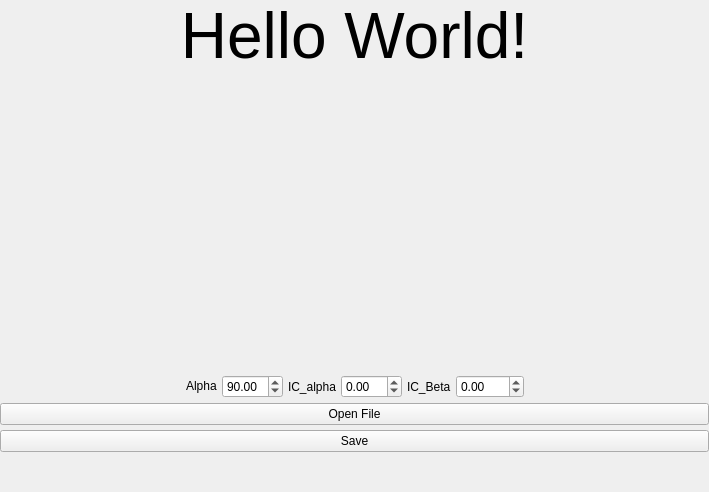
<?xml version="1.0" encoding="UTF-8"?>
<ui version="4.0">
 <class>Form</class>
 <widget class="QWidget" name="Form">
  <property name="geometry">
   <rect>
    <x>0</x>
    <y>0</y>
    <width>709</width>
    <height>492</height>
   </rect>
  </property>
  <property name="windowTitle">
   <string>Form</string>
  </property>
  <layout class="QHBoxLayout" name="horizontalLayout">
   <property name="spacing">
    <number>5</number>
   </property>
   <property name="leftMargin">
    <number>0</number>
   </property>
   <property name="topMargin">
    <number>0</number>
   </property>
   <property name="rightMargin">
    <number>0</number>
   </property>
   <property name="bottomMargin">
    <number>0</number>
   </property>
   <item>
    <layout class="QVBoxLayout" name="verticalLayout">
     <item>
      <widget class="QLabel" name="label">
       <property name="sizePolicy">
        <sizepolicy hsizetype="Preferred" vsizetype="Maximum">
         <horstretch>0</horstretch>
         <verstretch>0</verstretch>
        </sizepolicy>
       </property>
       <property name="font">
        <font>
         <pointsize>-1</pointsize>
        </font>
       </property>
       <property name="styleSheet">
        <string notr="true">font-size:64px;</string>
       </property>
       <property name="text">
        <string>Hello World!</string>
       </property>
       <property name="alignment">
        <set>Qt::AlignCenter</set>
       </property>
      </widget>
     </item>
     <item>
      <layout class="QHBoxLayout" name="horizontalLayout_2">
       <item>
        <widget class="QLabel" name="label_5">
         <property name="font">
          <font>
           <pointsize>17</pointsize>
          </font>
         </property>
         <property name="text">
          <string/>
         </property>
        </widget>
       </item>
       <item>
        <widget class="QLabel" name="label_6">
         <property name="text">
          <string/>
         </property>
        </widget>
       </item>
      </layout>
     </item>
     <item>
      <layout class="QHBoxLayout" name="horizontalLayout_3">
       <item>
        <spacer name="horizontalSpacer">
         <property name="orientation">
          <enum>Qt::Horizontal</enum>
         </property>
         <property name="sizeHint" stdset="0">
          <size>
           <width>40</width>
           <height>20</height>
          </size>
         </property>
        </spacer>
       </item>
       <item>
        <widget class="QLabel" name="label_2">
         <property name="sizePolicy">
          <sizepolicy hsizetype="Maximum" vsizetype="Maximum">
           <horstretch>0</horstretch>
           <verstretch>0</verstretch>
          </sizepolicy>
         </property>
         <property name="text">
          <string>Alpha</string>
         </property>
        </widget>
       </item>
       <item>
        <widget class="QDoubleSpinBox" name="doubleSpinBox">
         <property name="minimum">
          <double>-90.000000000000000</double>
         </property>
         <property name="value">
          <double>90.000000000000000</double>
         </property>
        </widget>
       </item>
       <item>
        <widget class="QLabel" name="label_3">
         <property name="sizePolicy">
          <sizepolicy hsizetype="Maximum" vsizetype="Preferred">
           <horstretch>0</horstretch>
           <verstretch>0</verstretch>
          </sizepolicy>
         </property>
         <property name="text">
          <string>IC_alpha</string>
         </property>
        </widget>
       </item>
       <item>
        <widget class="QDoubleSpinBox" name="doubleSpinBox_2">
         <property name="minimum">
          <double>-90.000000000000000</double>
         </property>
        </widget>
       </item>
       <item>
        <widget class="QLabel" name="label_4">
         <property name="sizePolicy">
          <sizepolicy hsizetype="Maximum" vsizetype="Preferred">
           <horstretch>0</horstretch>
           <verstretch>0</verstretch>
          </sizepolicy>
         </property>
         <property name="text">
          <string>IC_Beta</string>
         </property>
        </widget>
       </item>
       <item>
        <widget class="QDoubleSpinBox" name="doubleSpinBox_3">
         <property name="minimum">
          <double>-180.000000000000000</double>
         </property>
         <property name="maximum">
          <double>360.000000000000000</double>
         </property>
        </widget>
       </item>
       <item>
        <spacer name="horizontalSpacer_2">
         <property name="orientation">
          <enum>Qt::Horizontal</enum>
         </property>
         <property name="sizeHint" stdset="0">
          <size>
           <width>40</width>
           <height>20</height>
          </size>
         </property>
        </spacer>
       </item>
      </layout>
     </item>
     <item>
      <widget class="QPushButton" name="open_file">
       <property name="text">
        <string>Open File</string>
       </property>
      </widget>
     </item>
     <item>
      <widget class="QPushButton" name="push_save">
       <property name="text">
        <string>Save</string>
       </property>
      </widget>
     </item>
     <item>
      <spacer name="verticalSpacer">
       <property name="orientation">
        <enum>Qt::Vertical</enum>
       </property>
       <property name="sizeType">
        <enum>QSizePolicy::Maximum</enum>
       </property>
       <property name="sizeHint" stdset="0">
        <size>
         <width>20</width>
         <height>40</height>
        </size>
       </property>
      </spacer>
     </item>
    </layout>
   </item>
  </layout>
 </widget>
 <resources/>
 <connections/>
</ui>
